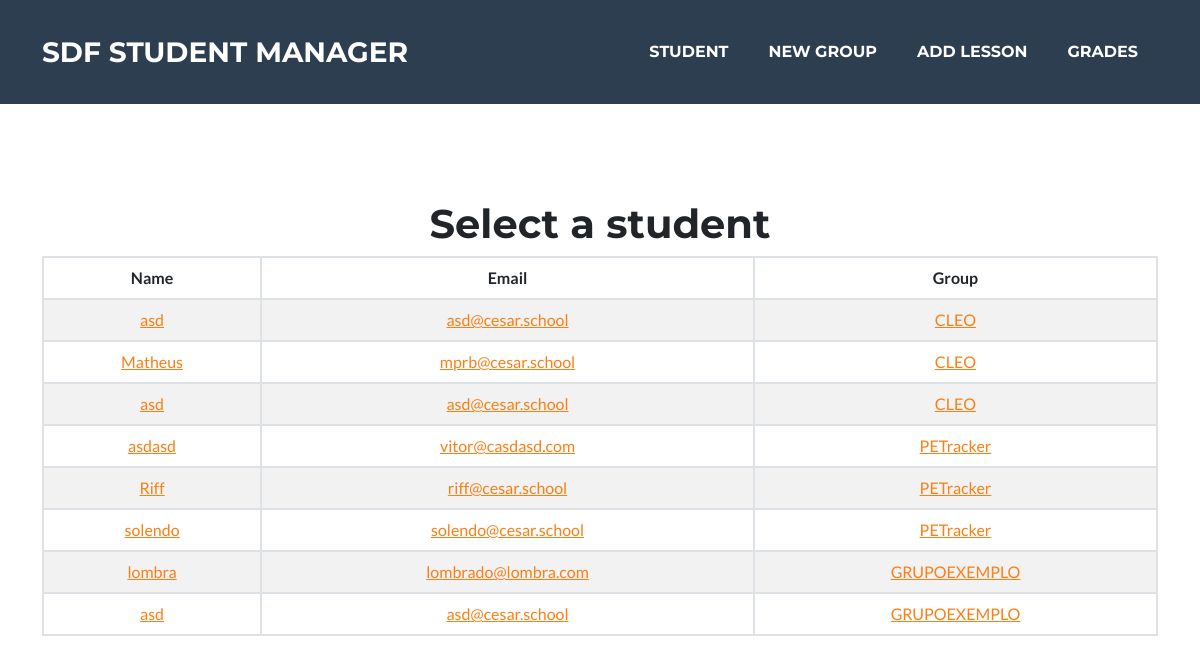
Page /student/select/delete on the earlier database version.
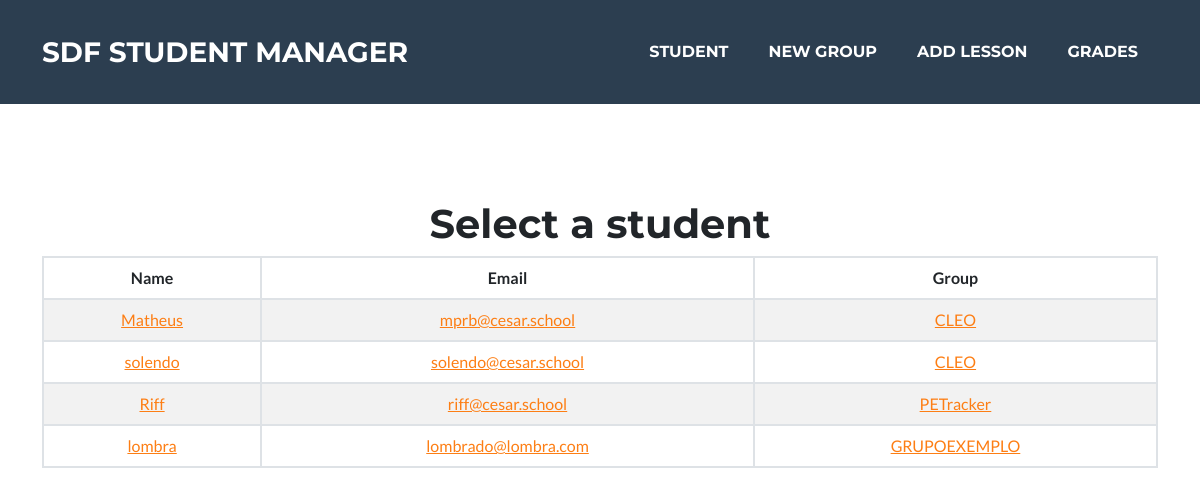
Same page on the later database version.
### presence_count/models.py (models this page shows, shortened)
class Student(models.Model):
    name = models.CharField(max_length=100)
    email = models.EmailField(max_length=100)
    grade_1 = models.FloatField(default=0)
    grade_2 = models.FloatField(default=0)
    grade_avg = models.FloatField(default=0)
    presences = models.IntegerField(default=0)
    group = models.ForeignKey(Group, on_delete=models.PROTECT, default=None, null=True, blank=True)

class Group(models.Model):
    name = models.CharField(max_length=100)
    tracking = models.URLField(blank=True)
    repo = models.URLField(blank=True)
    prototype = models.URLField(blank=True)
    description = models.TextField(max_length=512, blank=True)
    def __str__(self):
        return self.name

### presence_count/views.py (the view)
# urls.py: path('student/select/<str:op>', views.select_student, name='select_student'),
def select_student(request, op):
    students = Student.objects.all().order_by('group_id')
    context = {'students': students, 'op': op}
    if op == 'edit':
        return render(request, 'student/select_edit.html', context)
    elif op == 'delete':
        return render(request, 'student/select_delete.html', context)

### presence_count/templates/student/select_delete.html (shortened to what this page needs)
{% extends 'snippets/select_student.html' %}
{% block address %}
    <td><a href="{% url 'presence_count:confirm_delete_student' student.id %}">{{student.name}}</a></td>
{% endblock %}

### presence_count/templates/snippets/select_student.html
{% extends 'base.html' %}
{% block body %}
<header class="masthead text-center">
    <div class="container d-flex flex-column">
        <h1>Select a student</h1>
        <table class="table table-striped table-hover table-bordered">
            <thead>
                <tr>
                    <th scope="col">Name</th>
                    <th scope="col">Email</th>
                    <th scope="col">Group</th>
                </tr>
            </thead>
            <tbody>
                {% for student in students %}
                <tr>
                    {% block address %}
                    {% endblock %}
                    <td><a href="mailto:{{student.email}}">{{student.email}}</a></td>
                    {% if student.group_id %}
                        <td><a href="{% url 'presence_count:view_group' student.group_id %}" target="_blank">{{student.group}}</a></td>
                    {% else %}
                        <td>{{student.group}}</td>
                    {% endif %}
                </tr>
                {% endfor %}
            </tbody>
        </table>
    </div>
</header>
{% endblock %}

Differences in the rows shown:
removed Student: name "asd", email "asd@cesar.school", group "CLEO"
removed Student: name "asd", email "asd@cesar.school", group "CLEO"
removed Student: name "asdasd", email "vitor@casdasd.com", group "PETracker"
removed Student: name "asd", email "asd@cesar.school", group "GRUPOEXEMPLO"
changed Student "solendo": group "PETracker" → "CLEO"; moves up the list
